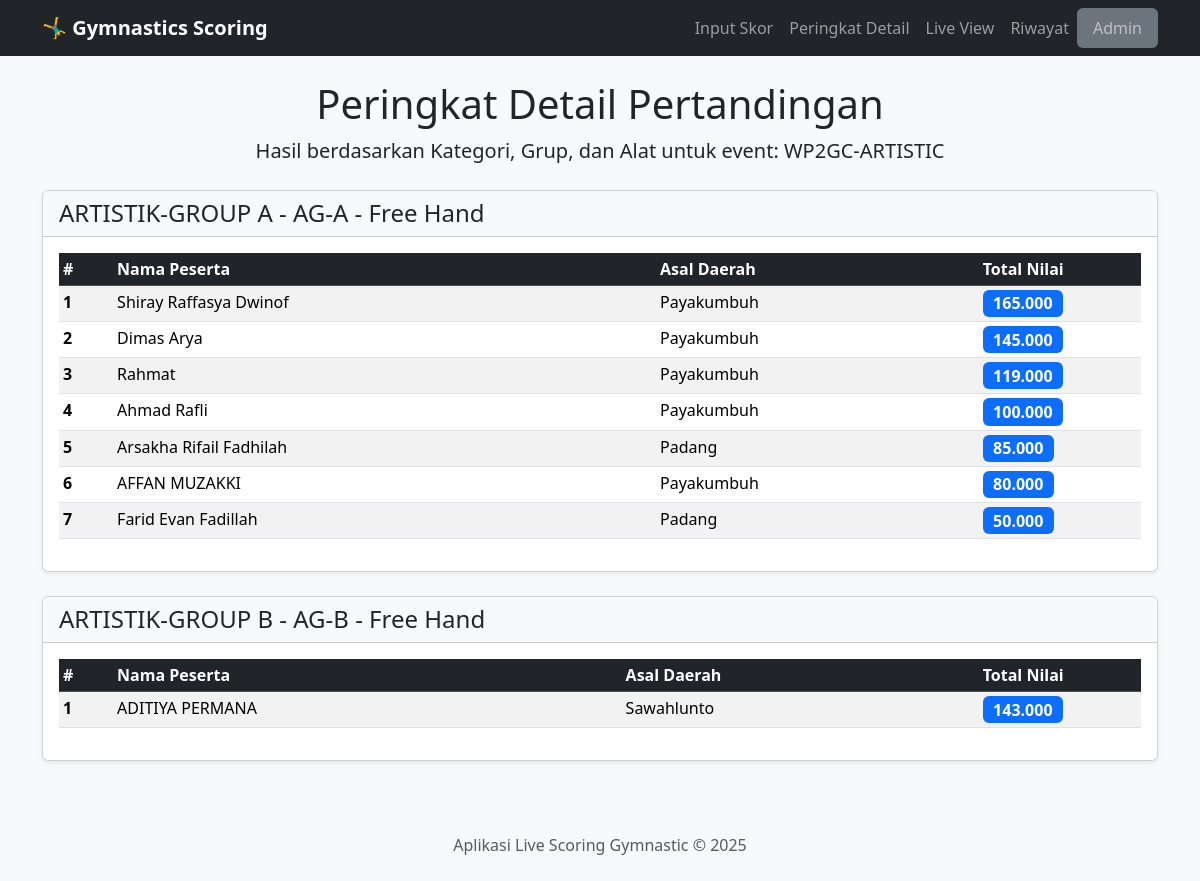
The app's page /peringkat, older data.
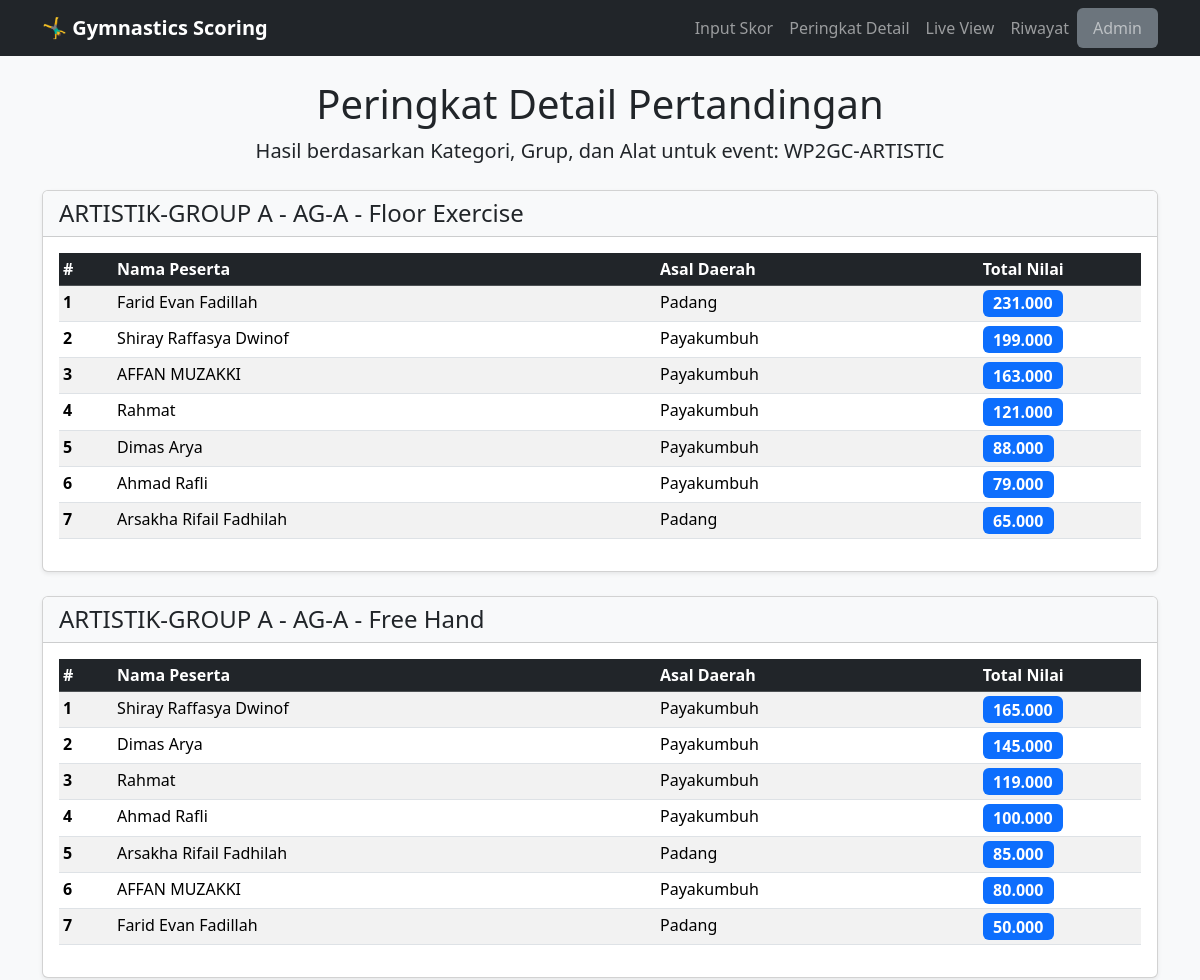
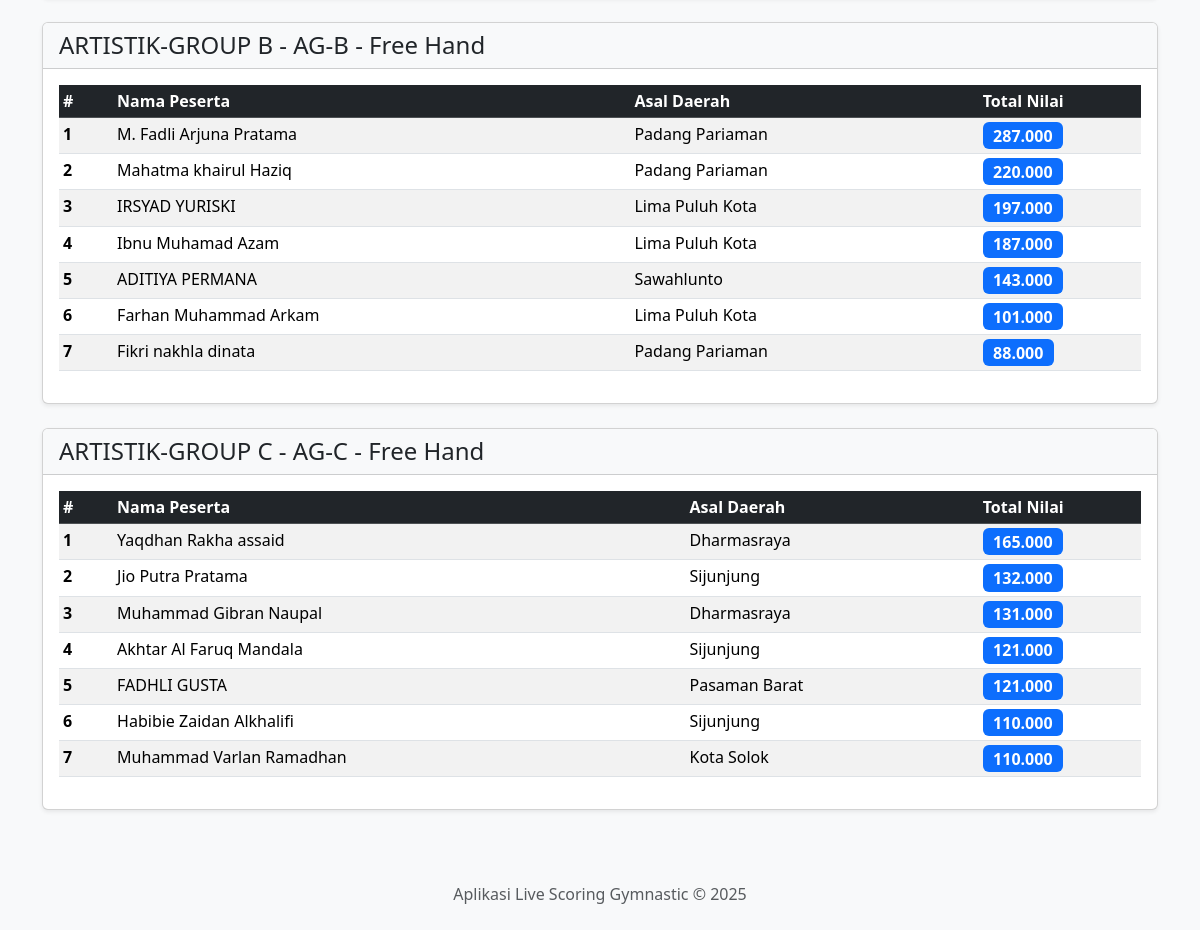
The same page, newer data (2 pictures, top to bottom).
### app.py (models this page shows)
class Skor(db.Model):
    id = db.Column(db.Integer, primary_key=True)
    event_id = db.Column(db.Integer, db.ForeignKey('event.id'), nullable=False)
    peserta_id = db.Column(db.Integer, db.ForeignKey('peserta.id'), nullable=False)
    alat_id = db.Column(db.Integer, db.ForeignKey('alat.id'), nullable=False)
    nilai_d = db.Column(db.Float, nullable=False, default=0.0)
    nilai_e = db.Column(db.Float, nullable=False, default=0.0)
    nilai_a = db.Column(db.Float, nullable=False, default=0.0)
    penalti = db.Column(db.Float, nullable=False, default=0.0)
    total_nilai = db.Column(db.Float, nullable=False, default=0.0)
    sesi_pertandingan = db.Column(db.String(100), default="current")
    event = db.relationship('Event', backref=db.backref('skor', lazy=True, cascade="all, delete"))
    peserta = db.relationship('Peserta', backref=db.backref('skor', lazy=True, cascade="all, delete"))
    alat = db.relationship('Alat')

class Peserta(db.Model):
    id = db.Column(db.Integer, primary_key=True)
    nama = db.Column(db.String(150), nullable=False)
    event_id = db.Column(db.Integer, db.ForeignKey('event.id'), nullable=False)
    daerah_id = db.Column(db.Integer, db.ForeignKey('daerah.id'), nullable=False)
    kategori_id = db.Column(db.Integer, db.ForeignKey('kategori.id'), nullable=False)
    grup_id = db.Column(db.Integer, db.ForeignKey('grup.id'), nullable=False)
    event = db.relationship('Event', backref=db.backref('peserta', lazy=True, cascade="all, delete"))
    daerah = db.relationship('Daerah', backref=db.backref('peserta', lazy=True))
    kategori = db.relationship('Kategori', backref=db.backref('peserta', lazy=True))
    grup = db.relationship('Grup', backref=db.backref('peserta', lazy=True))
    __table_args__ = {'extend_existing': True}

class Daerah(db.Model):
    id = db.Column(db.Integer, primary_key=True)
    nama = db.Column(db.String(100), unique=True, nullable=False)

### app.py (the view)
@app.route('/peringkat')
def peringkat():
    active_event = get_active_event()
    if not active_event:
        return redirect(url_for('input_skor'))
    all_scores = Skor.query.filter_by(event_id=active_event.id).join(Peserta).join(Alat).all()
    peringkat_data = {}
    for skor in all_scores:
        key = f"{skor.peserta.kategori.nama} - {skor.peserta.grup.nama} - {skor.alat.nama}"
        if key not in peringkat_data:
            peringkat_data[key] = []
        peringkat_data[key].append(skor)
    for key in peringkat_data:
        peringkat_data[key] = sorted(peringkat_data[key], key=lambda x: x.total_nilai, reverse=True)
    return render_template('peringkat.html', peringkat_data=peringkat_data, event=active_event)

### app.py (called while the page is built)
def get_active_event():
    return Event.query.filter_by(is_active=True).first()

### templates/peringkat.html (shortened to what this page needs)
{% extends 'layout.html' %}
{% block content %}
<div class="mb-4 text-center">
    <h1>Peringkat Detail Pertandingan</h1>
    {% if event %}
    <p class="lead">Hasil berdasarkan Kategori, Grup, dan Alat untuk event: <strong>{{ event.nama }}</strong></p>
    {% endif %}
</div>
{% for key, scores in peringkat_data.items() | sort %}
<div class="card shadow-sm mb-4">
    <div class="card-header bg-light">
        <h4 class="mb-0">{{ key }}</h4>
    </div>
    <div class="card-body">
        <div class="table-responsive">
            <table class="table table-sm table-striped table-hover">
                <thead class="table-dark">
                    <tr>
                        <th style="width: 5%;">#</th>
                        <th>Nama Peserta</th>
                        <th>Asal Daerah</th>
                        <th style="width: 15%;">Total Nilai</th>
                    </tr>
                </thead>
                <tbody>
                    {% for skor in scores %}
                    <tr>
                        <td><strong>{{ loop.index }}</strong></td>
                        <td>
                            <a href="{{ url_for('profil_peserta', peserta_id=skor.peserta.id) }}" class="participant-link">
                                    {{ skor.peserta.nama }}
                            </a>
                        </td>
                        <td>{{ skor.peserta.daerah.nama }}</td>
                        <td><span class="badge bg-primary fs-6">{{ "%.3f"|format(skor.total_nilai) }}</span></td>
                    </tr>
                    {% endfor %}
                </tbody>
            </table>
        </div>
    </div>
</div>
{% else %}
    <div class="alert alert-info">Belum ada skor yang tercatat untuk event ini.</div>
{% endfor %}
{% endblock %}

Row changes from the older to the newer data that the page shows:
added Skor: peserta.nama "Farid Evan Fadillah", peserta.daerah.nama "Padang", total_nilai "231.000", shown under "ARTISTIK-GROUP A - AG-A - Floor Exercise"
added Skor: peserta.nama "Shiray Raffasya Dwinof", peserta.daerah.nama "Payakumbuh", total_nilai "199.000", shown under "ARTISTIK-GROUP A - AG-A - Floor Exercise"
added Skor: peserta.nama "AFFAN MUZAKKI", peserta.daerah.nama "Payakumbuh", total_nilai "163.000", shown under "ARTISTIK-GROUP A - AG-A - Floor Exercise"
added Skor: peserta.nama "Rahmat", peserta.daerah.nama "Payakumbuh", total_nilai "121.000", shown under "ARTISTIK-GROUP A - AG-A - Floor Exercise"
added Skor: peserta.nama "Dimas Arya", peserta.daerah.nama "Payakumbuh", total_nilai "88.000", shown under "ARTISTIK-GROUP A - AG-A - Floor Exercise"
added Skor: peserta.nama "Ahmad Rafli", peserta.daerah.nama "Payakumbuh", total_nilai "79.000", shown under "ARTISTIK-GROUP A - AG-A - Floor Exercise"
added Skor: peserta.nama "Arsakha Rifail Fadhilah", peserta.daerah.nama "Padang", total_nilai "65.000", shown under "ARTISTIK-GROUP A - AG-A - Floor Exercise"
added Skor: peserta.nama "M. Fadli Arjuna Pratama", peserta.daerah.nama "Padang Pariaman", total_nilai "287.000", shown under "ARTISTIK-GROUP B - AG-B - Free Hand"
added Skor: peserta.nama "Mahatma khairul Haziq", peserta.daerah.nama "Padang Pariaman", total_nilai "220.000", shown under "ARTISTIK-GROUP B - AG-B - Free Hand"
added Skor: peserta.nama "IRSYAD YURISKI", peserta.daerah.nama "Lima Puluh Kota", total_nilai "197.000", shown under "ARTISTIK-GROUP B - AG-B - Free Hand"
added Skor: peserta.nama "Ibnu Muhamad Azam", peserta.daerah.nama "Lima Puluh Kota", total_nilai "187.000", shown under "ARTISTIK-GROUP B - AG-B - Free Hand"
added Skor: peserta.nama "Farhan Muhammad Arkam", peserta.daerah.nama "Lima Puluh Kota", total_nilai "101.000", shown under "ARTISTIK-GROUP B - AG-B - Free Hand"
added Skor: peserta.nama "Fikri nakhla dinata", peserta.daerah.nama "Padang Pariaman", total_nilai "88.000", shown under "ARTISTIK-GROUP B - AG-B - Free Hand"
added Skor: peserta.nama "Yaqdhan Rakha assaid", peserta.daerah.nama "Dharmasraya", total_nilai "165.000", shown under "ARTISTIK-GROUP C - AG-C - Free Hand"
added Skor: peserta.nama "Jio Putra Pratama", peserta.daerah.nama "Sijunjung", total_nilai "132.000", shown under "ARTISTIK-GROUP C - AG-C - Free Hand"
added Skor: peserta.nama "Muhammad Gibran Naupal", peserta.daerah.nama "Dharmasraya", total_nilai "131.000", shown under "ARTISTIK-GROUP C - AG-C - Free Hand"
added Skor: peserta.nama "Akhtar Al Faruq Mandala", peserta.daerah.nama "Sijunjung", total_nilai "121.000", shown under "ARTISTIK-GROUP C - AG-C - Free Hand"
added Skor: peserta.nama "FADHLI GUSTA", peserta.daerah.nama "Pasaman Barat", total_nilai "121.000", shown under "ARTISTIK-GROUP C - AG-C - Free Hand"
added Skor: peserta.nama "Habibie Zaidan Alkhalifi", peserta.daerah.nama "Sijunjung", total_nilai "110.000", shown under "ARTISTIK-GROUP C - AG-C - Free Hand"
added Skor: peserta.nama "Muhammad Varlan Ramadhan", peserta.daerah.nama "Kota Solok", total_nilai "110.000", shown under "ARTISTIK-GROUP C - AG-C - Free Hand"
Text that changed along with them:
new list line: "ARTISTIK-GROUP A - AG-A - Floor Exercise # Nama Peserta Asal Daerah Total Nilai"
new list line: "ARTISTIK-GROUP C - AG-C - Free Hand # Nama Peserta Asal Daerah Total Nilai"
